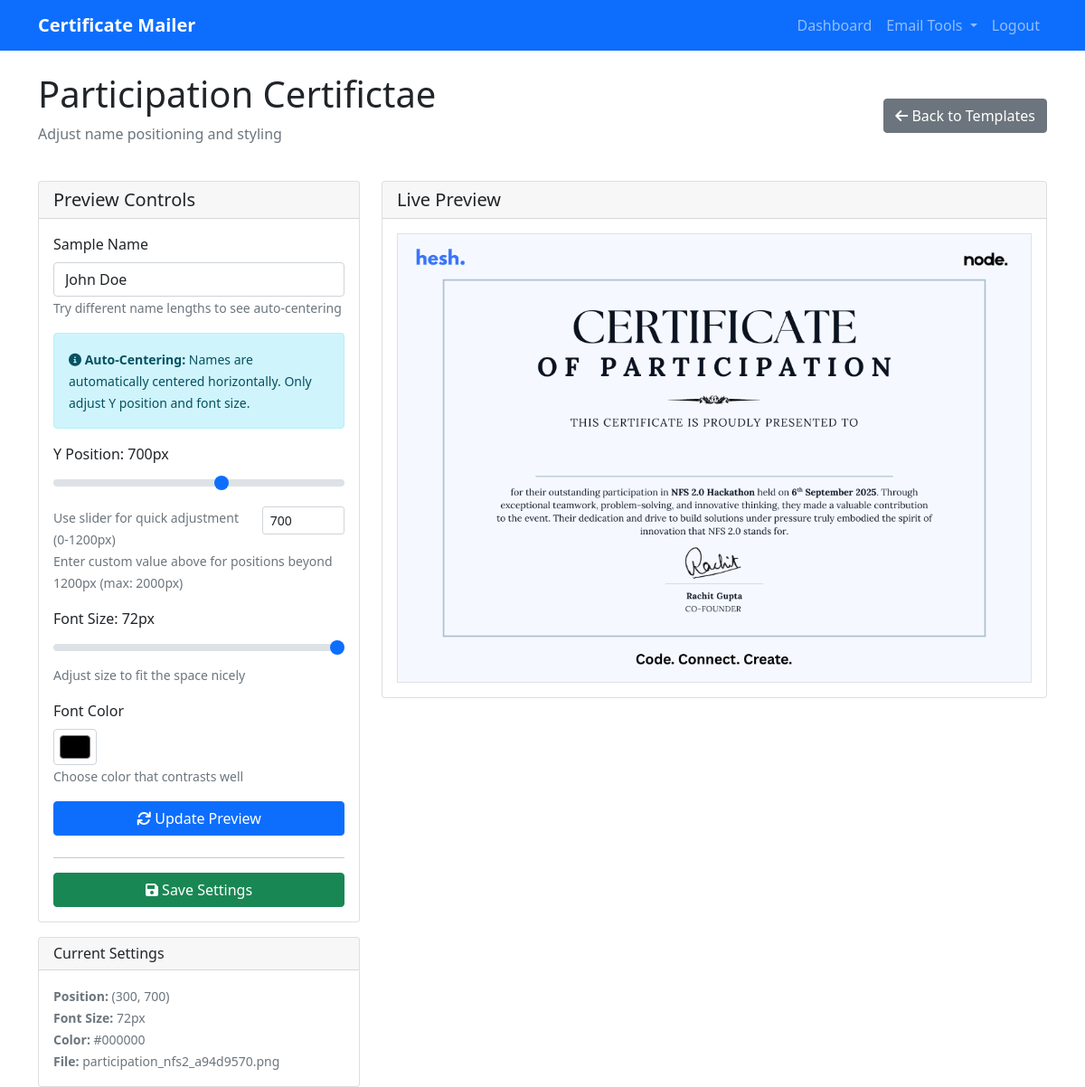
Screenshot of /hackathon/2/templates/8/preview (signed in) with the database file from the repository.
### models.py (models this page shows)
class CertificateTemplate(db.Model):
    id = db.Column(db.Integer, primary_key=True)
    name = db.Column(db.String(100), nullable=False)  # e.g., "Winner", "Participation"
    filename = db.Column(db.String(255), nullable=False)
    name_x_position = db.Column(db.Float, default=300)
    name_y_position = db.Column(db.Float, default=400)
    font_size = db.Column(db.Integer, default=24)
    font_color = db.Column(db.String(7), default='#000000')
    hackathon_id = db.Column(db.Integer, db.ForeignKey('hackathon.id'), nullable=False)
    created_at = db.Column(db.DateTime, default=datetime.utcnow)

class Hackathon(db.Model):
    id = db.Column(db.Integer, primary_key=True)
    name = db.Column(db.String(100), nullable=False)
    description = db.Column(db.Text)
    created_at = db.Column(db.DateTime, default=datetime.utcnow)
    user_id = db.Column(db.Integer, db.ForeignKey('user.id'), nullable=False)
    certificate_templates = db.relationship('CertificateTemplate', backref='hackathon', lazy=True)
    participants = db.relationship('Participant', backref='hackathon', lazy=True)
    resubmission_form_link = db.Column(db.String(255))  # Link for resubmission form
    feedback_form_link = db.Column(db.String(255))  # Link for feedback form

### blueprints/certificates/routes.py (the view)
@certificates_bp.route('/hackathon/<int:hackathon_id>/templates/<int:template_id>/preview')
@login_required
def preview_template(current_user, hackathon_id, template_id):
    hackathon = Hackathon.query.filter_by(id=hackathon_id, user_id=current_user.id).first_or_404()
    template = CertificateTemplate.query.filter_by(id=template_id, hackathon_id=hackathon_id).first_or_404()
    return render_template('certificates/preview.html',
                         hackathon=hackathon,
                         template=template,
                         user=current_user)

### templates/certificates/preview.html (shortened to what this page needs)
{% extends "base.html" %}
{% block content %}
<div class="d-flex justify-content-between align-items-center mb-4">
    <div>
        <h1>{{ template.name }}</h1>
        <p class="text-muted">Adjust name positioning and styling</p>
    </div>
    <div class="d-flex gap-2">
        <a href="{{ url_for('certificates.list_templates', hackathon_id=hackathon.id) }}"
           class="btn btn-secondary">
            <i class="fas fa-arrow-left"></i> Back to Templates
        </a>
    </div>
</div>
<div class="row">
    <div class="col-md-4">
        <div class="card">
            <div class="card-header">
                <h5 class="mb-0">Preview Controls</h5>
            </div>
            <div class="card-body">
                <form id="previewForm">
                    <div class="mb-3">
                        <label for="sampleName" class="form-label">Sample Name</label>
                        <input type="text" class="form-control" id="sampleName"
                               value="John Doe" placeholder="Enter a test name">
                        <small class="form-text text-muted">Try different name lengths to see auto-centering</small>
                    </div>
                    <div class="alert alert-info">
                        <small><i class="fas fa-info-circle"></i> <strong>Auto-Centering:</strong> Names are automatically centered horizontally. Only adjust Y position and font size.</small>
                    </div>
                    <div class="mb-3">
                        <label for="yPosition" class="form-label">
                            Y Position: <span id="yValue">{{ template.name_y_position|int }}</span>px
                        </label>
                        <input type="range" class="form-range" id="yPosition"
                               min="0" max="1200" value="{{ template.name_y_position|int }}" step="5">
                        <div class="row mt-2">
                            <div class="col-8">
                                <small class="form-text text-muted">Use slider for quick adjustment (0-1200px)</small>
                            </div>
                            <div class="col-4">
                                <input type="number" class="form-control form-control-sm" id="yPositionManual"
                                       min="0" max="2000" value="{{ template.name_y_position|int }}"
                                       placeholder="Custom value">
                            </div>
                        </div>
                        <small class="form-text text-muted">Enter custom value above for positions beyond 1200px (max: 2000px)</small>
                    </div>
                    <div class="mb-3">
                        <label for="fontSize" class="form-label">
                            Font Size: <span id="fontValue">{{ template.font_size }}</span>px
                        </label>
                        <input type="range" class="form-range" id="fontSize"
                               min="12" max="72" value="{{ template.font_size }}" step="2">
                        <small class="form-text text-muted">Adjust size to fit the space nicely</small>
                    </div>
                    <div class="mb-3">
                        <label for="fontColor" class="form-label">Font Color</label>
                        <input type="color" class="form-control form-control-color"
                               id="fontColor" value="{{ template.font_color }}">
                        <small class="form-text text-muted">Choose color that contrasts well</small>
                    </div>
                    <button type="button" class="btn btn-primary w-100 mb-2" onclick="updatePreview()">
                        <i class="fas fa-sync"></i> Update Preview
                    </button>
                </form>
                <hr>
                <form method="POST" action="{{ url_for('certificates.save_template_settings', hackathon_id=hackathon.id, template_id=template.id) }}">
                    <button type="submit" class="btn btn-success w-100">
                        <i class="fas fa-save"></i> Save Settings
                    </button>
                </form>
            </div>
        </div>
        <div class="card mt-3">
            <div class="card-header">
                <h6 class="mb-0">Current Settings</h6>
            </div>
            <div class="card-body">
                <small class="text-muted">
                    <strong>Position:</strong> ({{ template.name_x_position|int }}, {{ template.name_y_position|int }})<br>
                    <strong>Font Size:</strong> {{ template.font_size }}px<br>
                    <strong>Color:</strong> {{ template.font_color }}<br>
                    <strong>File:</strong> {{ template.filename }}
                </small>
            </div>
        </div>
    </div>
    <div class="col-md-8">
        <div class="card">
            <div class="card-header">
                <h5 class="mb-0">Live Preview</h5>
            </div>
            <div class="card-body text-center">
                <div id="previewContainer" style="max-height: 600px; overflow: auto;">
                    <img id="previewImage"
                         src="{{ url_for('certificates.uploaded_file', filename='certificates/' + hackathon.id|string + '/' + template.filename.replace('.pdf', '_preview.png')) }}"
                         class="img-fluid border"
                         alt="Certificate preview"
                         style="max-width: 100%; height: auto;">
                </div>
            </div>
        </div>
    </div>
</div>
{% endblock %}

### rows the page displays
CertificateTemplate: name "Participation Certifictae", name_y_position "700", font_size "72", font_color "#000000", name_x_position "300", filename "participation_nfs2_a94d9570.png"
Hackathon: id.filename (picture)
